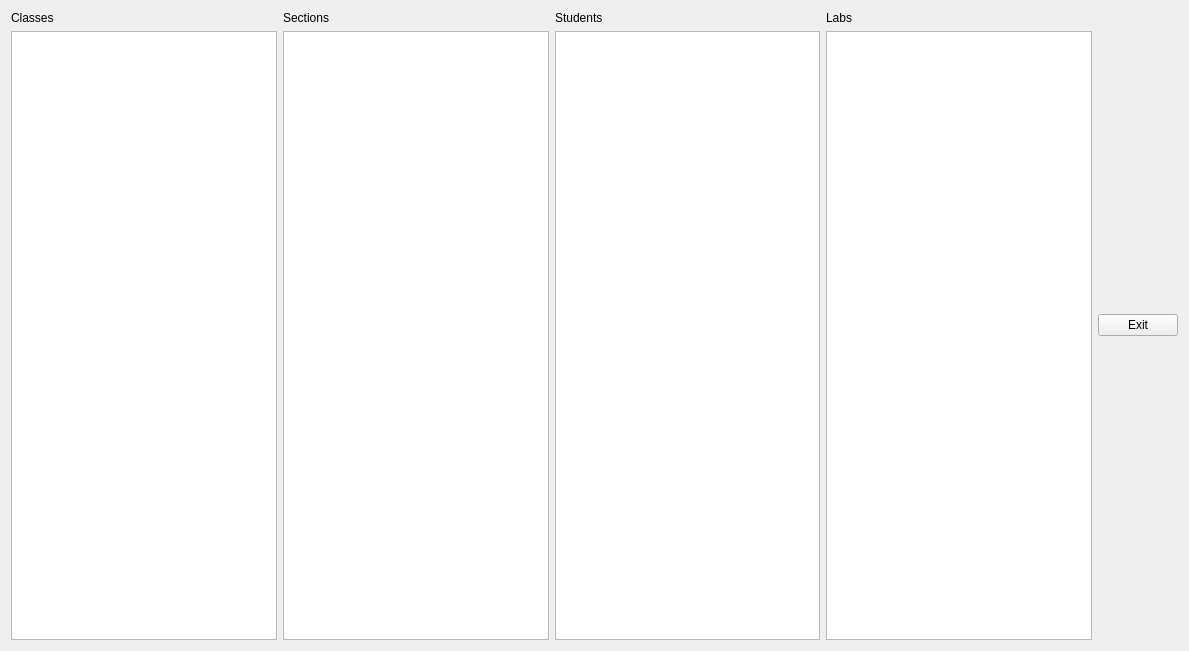
<?xml version="1.0" encoding="UTF-8"?>
<ui version="4.0">
 <class>selectiongui</class>
 <widget class="QWidget" name="selectiongui">
  <property name="geometry">
   <rect>
    <x>0</x>
    <y>0</y>
    <width>1189</width>
    <height>651</height>
   </rect>
  </property>
  <property name="windowTitle">
   <string>selectiongui</string>
  </property>
  <layout class="QHBoxLayout" name="horizontalLayout">
   <item>
    <layout class="QVBoxLayout" name="verticalLayout">
     <item>
      <widget class="QLabel" name="class_2">
       <property name="text">
        <string>Classes</string>
       </property>
      </widget>
     </item>
     <item>
      <widget class="QListWidget" name="classlist"/>
     </item>
    </layout>
   </item>
   <item>
    <layout class="QVBoxLayout" name="_2">
     <item>
      <widget class="QLabel" name="section">
       <property name="text">
        <string>Sections</string>
       </property>
      </widget>
     </item>
     <item>
      <widget class="QListWidget" name="sectionlist"/>
     </item>
    </layout>
   </item>
   <item>
    <layout class="QVBoxLayout" name="verticalLayout_3">
     <item>
      <widget class="QLabel" name="student">
       <property name="text">
        <string>Students</string>
       </property>
      </widget>
     </item>
     <item>
      <widget class="QListWidget" name="studenlist"/>
     </item>
    </layout>
   </item>
   <item>
    <layout class="QVBoxLayout" name="verticalLayout_4">
     <item>
      <widget class="QLabel" name="lab">
       <property name="text">
        <string>Labs</string>
       </property>
      </widget>
     </item>
     <item>
      <widget class="QListWidget" name="lablist"/>
     </item>
    </layout>
   </item>
   <item>
    <widget class="QPushButton" name="pushButton">
     <property name="text">
      <string>Exit</string>
     </property>
    </widget>
   </item>
  </layout>
 </widget>
 <layoutdefault spacing="6" margin="11"/>
 <resources/>
 <connections/>
</ui>
